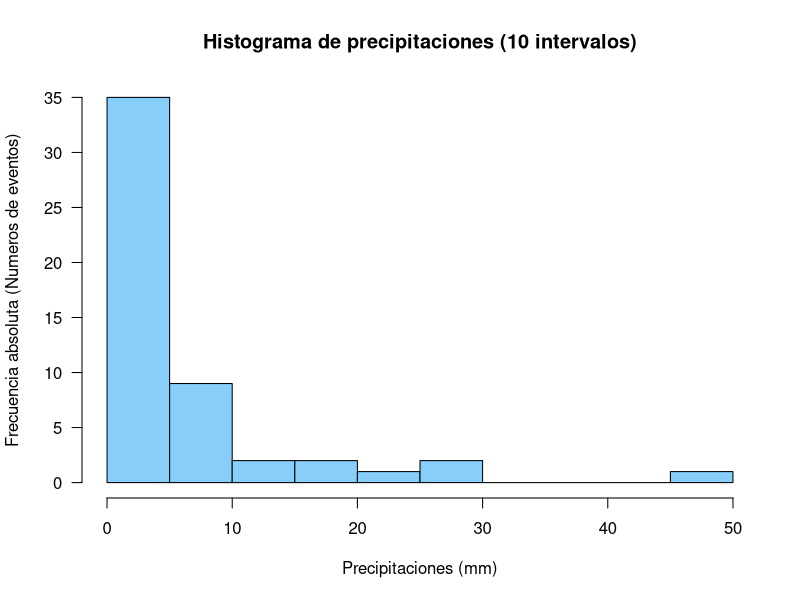
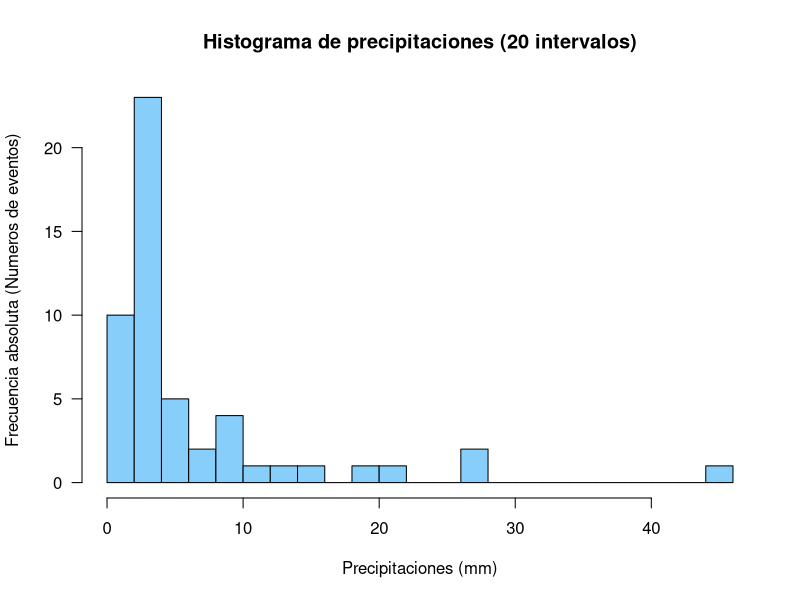

The R script that drew these images, in order:
#Ejercicio 2
#Inciso a
#Generar un histograma de frecuencias empleando 10 intervalos

#Cargo un vector con los datos
precipitaciones <- c(12, 27, 3,  2, 5, 2, 9, 4, 1, 10, 6, 4, 3, 1, 3, 1, 7, 14,
4, 5, 21, 3, 4, 4, 10, 1, 4, 6, 19, 6, 4, 16, 3, 27, 3, 4, 2, 4, 2, 1, 3, 3, 4,
9, 4, 4, 3, 8, 46, 3, 4, 2)

#Creo el histograma
hist(
  precipitaciones, 
  breaks = 10,  #Indico 10 intervalos
  col = "lightskyblue",  #Color de relleno de los rectangulos
  border = "black",  #Color del borde de las barras
  xlab = "Precipitaciones (mm)",  #Nombre del eje x
  ylab = "Frecuencia absoluta (Numeros de eventos)",   #Nombre del eje y
  main = "Histograma de precipitaciones (10 intervalos)",   #Titulo del grafico
  las = 1  #Orientacion horizontal de los numeros en y
)

#Inciso b 
#Generar un histograma de frecuencias empleando 20 intervalos 

#Creo el histograma
hist(
  precipitaciones, 
  breaks = 20,  #Indico 20 intervalos
  col = "lightskyblue",  #Color de relleno de los rectangulos
  border = "black",  #Color del borde de las barras
  xlab = "Precipitaciones (mm)",  #Nombre del eje x
  ylab = "Frecuencia absoluta (Numeros de eventos)",   #Nombre del eje y
  main = "Histograma de precipitaciones (20 intervalos)",   #Titulo del grafico
  las = 1  #Orientacion horizontal de los numeros en y
)
